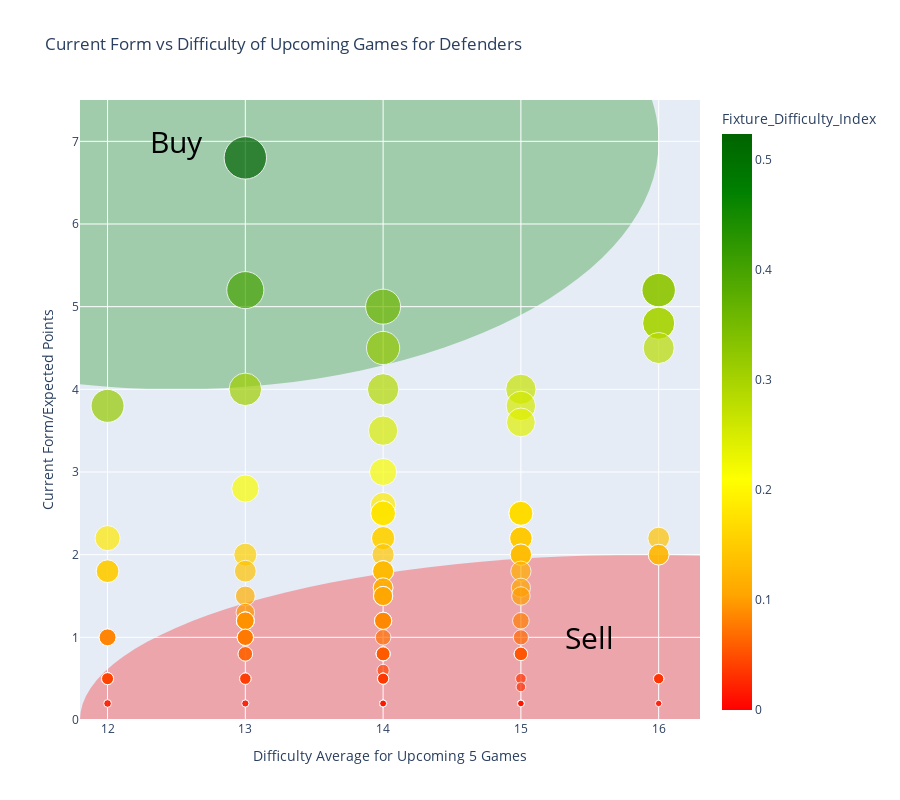

The notebook cell this image was saved under:
### Code cell
# Now the same for defenders
sorted_defenders_df.rename(columns={'FD_index': 'Fixture_Difficulty_Index'}, inplace=True)

fig_defenders = px.scatter(sorted_defenders_df, x='Difficulty_score', y='form_player', color='Fixture_Difficulty_Index', 
                           size='Fixture_Difficulty_Index',  
                           labels={'form_player': 'Current Form/Expected Points', 'Difficulty_score': 'Difficulty Average for Upcoming 5 Games'},
                           hover_data=['full_name', 'Fixture_Difficulty_Index', 'name', 'now_cost'], title='Current Form vs Difficulty of Upcoming Games for Defenders',
                           size_max=30,  
                           color_continuous_scale=[
                               (0.0, 'red'),
                               (0.2, 'orange'),
                               (0.4, 'yellow'),
                               (0.9, 'green'),
                               (1.0, 'darkgreen') 
                           ]
                          )


fig_defenders.update_layout(
    shapes=[
        dict(
            type='circle',
            xref='x',
            yref='y',
            x0=9,
            y0=10,
            x1=16,
            y1=4,
            fillcolor='green',
            opacity=0.3,
            layer='below',
            line=dict(width=0),
        ),
        dict(
            type='circle',
            xref='x',
            yref='y',
            x0=11.8,
            y0=2,
            x1=20,
            y1=-2,
            fillcolor='red',
            opacity=0.3,
            layer='below',
            line=dict(width=0),
        )
    ],
    annotations=[
        dict(
            text='Buy',
            x=12.5,  
            y=7,   
            showarrow=False,
            font=dict(color='black', size=30),
        ),
        dict(
            text='Sell',
            x=15.5,  
            y=1,   
            showarrow=False,
            font=dict(color='black', size=30),
        )
    ]
)

fig_defenders.update_layout(showlegend=False, height=800)  

fig_defenders.update_xaxes(range=[11.8, 16.3])
fig_defenders.update_yaxes(range=[0, 7.5])

fig_defenders.show()

### Figure 1 — Plotly figure (JSON) as saved in the notebook; plotly's stock layout.template omitted (floating-point values rounded to 4 significant figures; data arrays with more than 128 entries replaced by an {"elided": "..."} marker saying what was removed)
{"data": [{"customdata": {"elided": "264x4 mixed values"}, "hovertemplate": "Difficulty Average for Upcoming 5 Games=%{x}<br>Current Form/Expected Points=%{y}<br>Fixture_Difficulty_Index=%{marker.color}<br>full_name=%{customdata[0]}<br>name=%{customdata[2]}<br>now_cost=%{customdata[3]}<extra></extra>", "legendgroup": "", "marker": {"color": {"elided": "264 float values"}, "coloraxis": "coloraxis", "size": {"elided": "264 float values"}, "sizemode": "area", "sizeref": 0.0005811, "symbol": "circle"}, "mode": "markers", "name": "", "orientation": "v", "showlegend": false, "type": "scatter", "x": {"elided": "264 int values"}, "xaxis": "x", "y": {"elided": "264 float values"}, "yaxis": "y"}], "layout": {"annotations": [{"font": {"color": "black", "size": 30}, "showarrow": false, "text": "Buy", "x": 12.5, "y": 7}, {"font": {"color": "black", "size": 30}, "showarrow": false, "text": "Sell", "x": 15.5, "y": 1}], "coloraxis": {"colorbar": {"title": {"text": "Fixture_Difficulty_Index"}}, "colorscale": [[0, "red"], [0.2, "orange"], [0.4, "yellow"], [0.9, "green"], [1, "darkgreen"]]}, "height": 800, "legend": {"itemsizing": "constant", "tracegroupgap": 0}, "shapes": [{"fillcolor": "green", "layer": "below", "line": {"width": 0}, "opacity": 0.3, "type": "circle", "x0": 9, "x1": 16, "xref": "x", "y0": 10, "y1": 4, "yref": "y"}, {"fillcolor": "red", "layer": "below", "line": {"width": 0}, "opacity": 0.3, "type": "circle", "x0": 11.8, "x1": 20, "xref": "x", "y0": 2, "y1": -2, "yref": "y"}], "showlegend": false, "title": {"text": "Current Form vs Difficulty of Upcoming Games for Defenders"}, "xaxis": {"anchor": "y", "domain": [0, 1], "range": [11.8, 16.3], "title": {"text": "Difficulty Average for Upcoming 5 Games"}}, "yaxis": {"anchor": "x", "domain": [0, 1], "range": [0, 7.5], "title": {"text": "Current Form/Expected Points"}}}}
